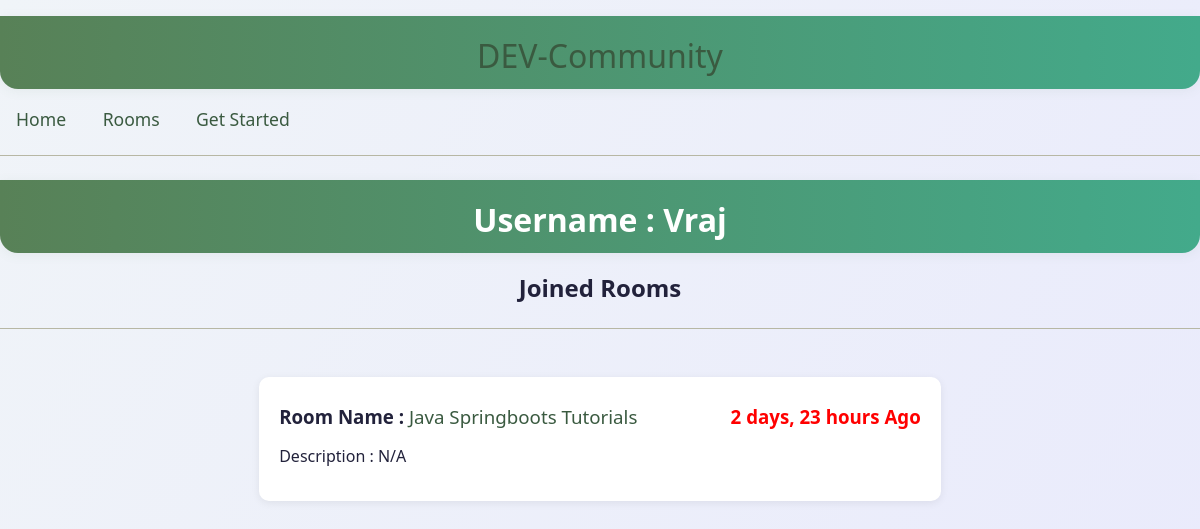
The page /user-profile/Vraj on the database as committed earlier.
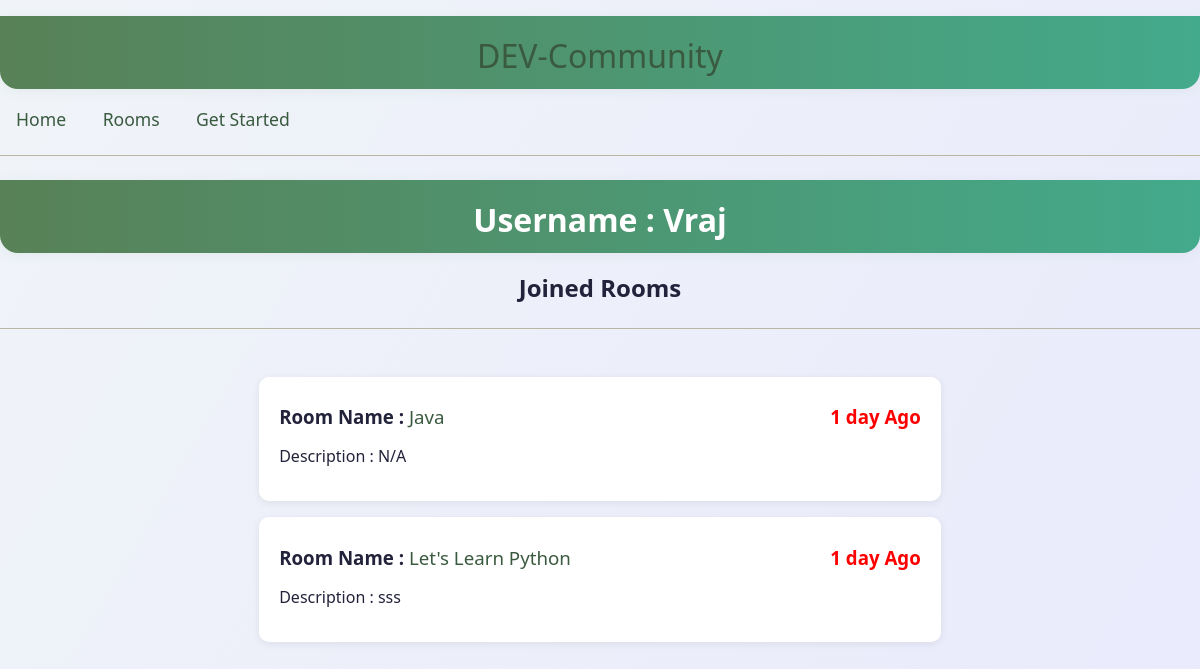
The same page on the database as committed later.
### base/models.py (models this page shows, shortened)
class Room(models.Model):
    host = models.ForeignKey(User,on_delete=models.SET_NULL,null=True)
    topic = models.ForeignKey(Topic,on_delete=models.SET_NULL,null=True)
    name = models.CharField(max_length=200)
    description = models.TextField(null=True,blank=True)
    participants = models.ManyToManyField(User,blank=True,related_name='participants')
    createdAt = models.DateTimeField(auto_now_add=True)
    updatedAt = models.DateTimeField(auto_now=True)
    class Meta:
        ordering = ['-updatedAt','-createdAt']

### base/views.py (the view)
# urls.py: path("user-profile/<pk>",user_profile,name="profile"),
def user_profile(request,pk):
    user = User.objects.get(username=pk)
    joined_rooms = Room.objects.filter(host__username=pk)
    count_room = len(joined_rooms)
    context = {"user" : user,'joined_rooms':joined_rooms,"count_room":count_room}
    if not user:
        return HttpResponse("User not found.")
    return render(request,'base/userProfile.html',context)

### base/templates/base/userProfile.html (shortened to what this page needs)
{% extends 'main.html' %}
{% block content %}
    <h1 class="text-center">Username : {{ user.username }}</h1>
    <h2 class="text-center">Joined Rooms</h2>
    <hr>
    <div class="room-container">
        <div></div>
        <div>
            {% if count_room > 0 %}
                {% for room in joined_rooms %}
                <div class="card mb-2">
                    <h3>Room Name : <a href="{% url 'Room' room.id %}">{{ room.name }}</a> <span style="color: red;float:right">{{room.createdAt|timesince }} Ago</span></h3>
                    {% if room.description %}
                        <p>Description : {{ room.description }}</p>
                    {% else %}
                        <p>Description : N/A</p>
                    {% endif %}
                </div>
                {% endfor %}
            {% else %}
                <h3 class="text-center">No Rooms Joined yet.</h3>
            {% endif %}
        </div>
        <div></div>
    </div>
{% endblock %}

### templates/main.html (shortened to what this page needs)
{% load static %}
<!DOCTYPE html>
<html lang="en">
  <head>
    <link rel="stylesheet" type="text/css" media="screen" href="{% static 'styles/main.css' %}">
  </head>
  <body>
      <h1><a href="{% url 'Home' %}">DEV-Community</a></h1>
      <a class="nav-item" href="{% url 'Home' %}"> Home </a>
      <a class="nav-item" href="{% url 'Rooms' %}">Rooms</a>
    {% if  request.user.is_authenticated %}
      <a class="nav-item" href="{% url 'logout' %}">Logout</a>
    {% else %}
      <a class="nav-item" href="{% url 'login' %}">Get Started</a>
    {% endif %}
     <hr />
    {% block content %} {% endblock %}
  </body>
</html>

### static/styles/main.css (style rules this page uses)
body { background: linear-gradient(120deg, #f0f4f8 0%, #e9eafc 100%); font-family: 'Segoe UI', 'Roboto', Arial, sans-serif; color: #22223b; margin: 0; padding: 0; min-height: 100vh; }
h1, h2, h3, h4, h5 { font-weight: 700; color: #22223b; margin-top: 0.5em; margin-bottom: 0.5em; }
.nav-item { margin: 0 16px; color: #3a5a40; font-size: 1.1em; transition: color 0.2s; }
a { text-decoration: none; color: #3a5a40; font-weight: 500; transition: color 0.2s; }
hr { border: none; border-top: 1px solid #b7b7a4; margin: 24px 0; }
.card, .room-card, .message-card { background: #fff; border-radius: 10px; box-shadow: 0 2px 8px rgba(0,0,0,0.07); padding: 18px 20px; margin: 16px 0; }
.home-container, .room-container, .chat-container { display: grid; gap: 32px; margin: 32px auto; max-width: 1200px; }
.room-container { grid-template-columns: 1fr 3fr 1fr; }
.text-center { text-align: center; }
.mb-2 { margin-bottom: 16px; }
.card, .room-card, .message-card, .topics-list, .recent-activity { animation: fadeIn 0.7s cubic-bezier(.39,.575,.565,1) both; transition: box-shadow 0.25s, transform 0.2s; }
a, .nav-item { transition: color 0.2s, text-shadow 0.2s; }
body > h1, .navbar, header { background: linear-gradient(90deg, #588157, #43aa8b, #4d908e, #577590); background-size: 300% 300%; animation: gradientMove 8s linear infinite alternate; color: #fff !important; padding: 18px 0 12px 0; text-align: center; border-radius: 0 0 18px 18px; box-shadow: 0 2px 12px rgba(88,129,87,0.08); margin-bottom: 18px; }

### templates/main.html (style rules this page uses)
.nav-item { margin: 0px 20px; }

Rows that differ between the two databases and show on the page:
removed Room: name "Java Springboots Tutorials", createdAt "2 days, 23 hours", description "Description : N/A"
added Room: name "Java", createdAt "1 day", description "Description : N/A"
added Room: name "Let's Learn Python", createdAt "1 day", description "sss"
